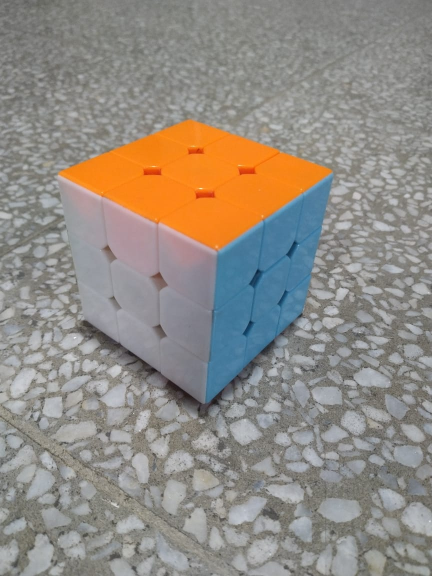
#> input picture PA2 - Camera Calibration/rubix.jpeg, 864 x 1152 px (shown at 1/2 size)
$ jupyter execute CV_PA_2_21100042.ipynb   (shell and % lines are left out)
#> lines starting #> are read from the running program, lines starting #| are printed output that depends on the picture; after the words box and inside, x2 and y2 are one past the last pixel; in counts of white or black regions, pixels touching at a corner belong together
## Computer Vision(CS 436, CS5310, EE513) Programming Assignment#2

###  In this part of assignment you'll be determining the intrinsic and extrinsic parameters of a your mobile phone camera using camera calibration techniques.
### Undergrad students have to strictly follow the handout and implement the procedure outlined in the handout. Grad students can follow the handout and get full marks but they are free to experiment and they can look at other ways of finding the projection matrix but keep in mind that you are not allowed to copy code or pictures, the picture you use for calibration should be your own and should be taken from you own mobile phone camera. You should be able to explain every step of your implementation.
### For this assignment we are using the direct linear transformation method

[cell 1]
#Imports
import matplotlib
import cv2
from mpl_toolkits import mplot3d
from matplotlib import pyplot as plt
from matplotlib import cm
from matplotlib import image as mpimg
from matplotlib.pyplot import figure
import seaborn as sns
import numpy as np
import matplotlib.pylab as pl
from matplotlib.colors import ListedColormap
import math

## Part 1 (30 marks for undergrad)
### Take image of a calibration object with your camera phone. Unlike shown in the lecture slides here you are required to choose an appropriate 3D calibration object (i.e. a nonplanar object, a rubiks cube for example) so that the world points on that object span a 3-dimensional space, and the image points are easy to mark. Place the calibration object on a horizontal plane, such as a tabletop, or floor, to take the image. Mark at least 20 image points as carefully as possible and establish their world coordinates in millimeters.
### From this data, compute the camera matrix P. Show the original points and the back-projected camera points on a single image and compute the average re-projection error.

[cell 2]
def making2Rows(x,y,a,b,c):
    return np.array([[a,b,c,1,0,0,0,0,-x*(a), -x*(b), -x*(c), -x], [0,0,0,0,a,b,c,1,-y*(a), -y*(b), -y*(c), -y]])

[cell 3]
def calculate_error(first,second):
    return np.sqrt(np.sum(pow(first[0] - second[0],2) + pow(first[1] - second[1],2)))

[cell 4]
import mpldatacursor


rubik = np.array(mpimg.imread('rubix.jpeg')) #replace this with your path of image
#> rubik is the input picture: shape (1152, 864, 3); mean R, G, B 145.7, 139.4, 131.8


import mpldatacursor
rubik_cube = np.array(mpimg.imread('rubix.jpeg'))

x=18
y=18
z=18

# 20 points
realWorldPoints = np.array([
    [0,0,0,0,18,18,18,18,36,36,36,36,54,54,54,54,54,0,0,0,18,0,0,0,0,0,36,36,18],
    [0,18,36,54,54,36,18,0,0,18,36,54,54,36,18,0,54,36,18,0,54,54,0,18,36,54,54,54,54],
    [0,0,0,0,0,0,0,0,0,0,0,0,0,0,0,0,54,18,18,18,18,18,36,36,36,36,36,18,36],
    [1,1,1,1,1,1,1,1,1,1,1,1,1,1,1,1,1,1,1,1,1,1,1,1,1,1,1,1,1]
])

# 20 points
pixs = np.array([
    [410,415,424,433,527,508,493,486,549,561,583,605,664,642,621,605,380,315,315,315,412,315,234,231,219,206,387,492,305],
    [803,724,621,505,440,555,658,733,671,599,499,384,347,453,543,624,231,562,664,742,387,447,684,609,510,395,300,343,343],
    [1,1,1,1,1,1,1,1,1,1,1,1,1,1,1,1,1,1,1,1,1,1,1,1,1,1,1,1,1]
])


C = making2Rows(410,803,0,0,0)
C = np.concatenate((C, making2Rows(415,724,0,y,0)), axis=0)
C = np.concatenate((C, making2Rows(424, 621,0,2*y,0)), axis=0)
C = np.concatenate((C, making2Rows(433,505,0,3*y,0)), axis=0)
C = np.concatenate((C, making2Rows(527,440,x,3*y,0)), axis=0)
C = np.concatenate((C, making2Rows(508,555,x,2*y,0)), axis=0)
C = np.concatenate((C, making2Rows(493,658,x,y,0)), axis=0)
C = np.concatenate((C, making2Rows(486,733,x,0,0)), axis=0)
C = np.concatenate((C, making2Rows(549,671,2*x,0,0)), axis=0)
C = np.concatenate((C, making2Rows(561,599,2*x,y,0)), axis=0)
C = np.concatenate((C, making2Rows(583,499,2*x,2*y,0)), axis=0)
C = np.concatenate((C, making2Rows(605,384,2*x,3*y,0)), axis=0)
C = np.concatenate((C, making2Rows(664,347,3*x,3*y,0)), axis=0)
C = np.concatenate((C, making2Rows(642,453,3*x,2*y,0)), axis=0)
C = np.concatenate((C, making2Rows(621,543,3*x,y,0)), axis=0)
C = np.concatenate((C, making2Rows(605,624,3*x,0,0)), axis=0)
C = np.concatenate((C, making2Rows(380,231,3*x,3*y,3*z)), axis=0)
C = np.concatenate((C, making2Rows(315,562,0,2*y,z)), axis=0)
C = np.concatenate((C, making2Rows(315,664,0,y,z)), axis=0)
C = np.concatenate((C, making2Rows(315,742,0,0,z)), axis=0)
################
C = np.concatenate((C, making2Rows(412,387,x,3*y,z)), axis=0)
C = np.concatenate((C, making2Rows(315,447,0,3*y,z)), axis=0)
C = np.concatenate((C, making2Rows(234,684,0,0,2*z)), axis=0)
C = np.concatenate((C, making2Rows(231,609,0,y,2*z)), axis=0)
C = np.concatenate((C, making2Rows(219,510,0,2*y,2*z)), axis=0)
C = np.concatenate((C, making2Rows(206,395,0,3*y,2*z)), axis=0)
C = np.concatenate((C, making2Rows(387,300,2*x,3*y,2*z)), axis=0)
C = np.concatenate((C, making2Rows(492,343,2*x,3*y,z)), axis=0)
C = np.concatenate((C, making2Rows(305,343,x,3*y,2*z)), axis=0)
L = C
############

U, S, V = np.linalg.svd(C)
End_col = V[V.shape[0]-1,:]
C = End_col.reshape((3,4))

################

projected = np.matmul(C,realWorldPoints)
lastCol = projected[-1]
projected = projected/lastCol

error1 = 0
for i in range(29):
    first = (pixs[0][i], pixs[1][i])
    second = (projected[0][i], projected[1][i])
    error = calculate_error(first,second)
    error1 = error1 + error

error1 = error1/29
print(f"The error is {error1}")

pixs = pixs.T
projected = np.asarray(projected.T,dtype = int)

# Real
for point in pixs:
    cv2.circle(rubik_cube,(point[0],point[1]),3,(0,255,0),3)
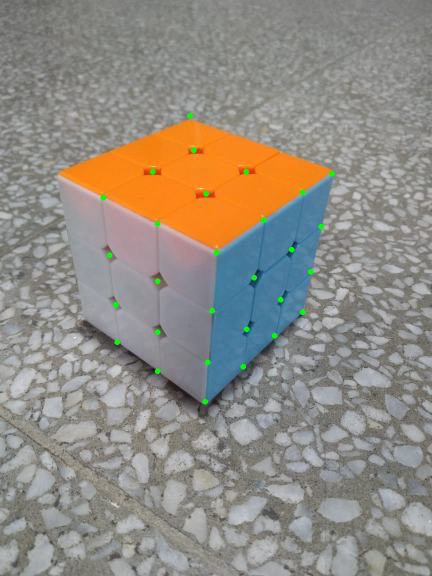
#> rubik_cube: shape (1152, 864, 3) (shown at 1/2 size); 0.28% of pixels changed, all inside (x1, y1, x2, y2) = (201, 226, 670, 809)

# Projected
for point in projected:
    cv2.circle(rubik_cube,(point[0],point[1]),3,(255,0,0),3)
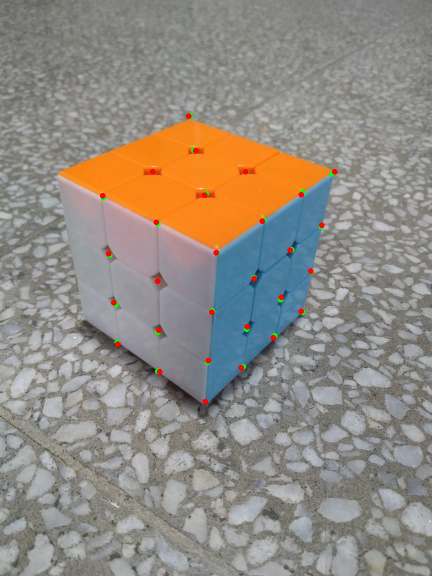
#> rubik_cube: shape (1152, 864, 3) (shown at 1/2 size); 0.28% of pixels changed, all inside (x1, y1, x2, y2) = (200, 227, 675, 809)

figure(dpi = 150)
plt.imshow(rubik_cube)
plt.show()

## Part 2 (10 marks)
### Since we are using direct linear transformation, you are required to implement QR decomposition of a matrix

[cell 5]
#TODO
def qr_decomposition(C):
    return np.linalg.qr(C)

## Part 3 (30 marks)
### Compute camera center C, intrinsic matrix K and Rotation matrix R. Generate a 3D figure which shows the calibration points, the camera center and the orientation of the camera in 3D (You also have to plot the points for 3d calibration object as well)

[cell 6]
import cv2

U, S, V = np.linalg.svd(C)
# print(V)
End_row = V[V.shape[0]-1,:]
# print(End_row)
P = End_row.reshape((4,1))
# print(P[3])
# print("\n\n")

# This would normalize the matrix
P = P/P[-1]
print("Camera center")
print(P)

# print("\n")

# print(C)

K_and_R = np.delete(C, -1, axis=1)
# print("K and R together")
# print(K_and_R)

R, K = qr_decomposition(K_and_R)

# [5 lines of commented-out code are left out]

print("R matrix")
print(R)
K = K/K[2][2]
print("K Matrix")
print(K)
print("\nThe camera center is marked in blue")
print("The calibration points are marked in red")


# [15 lines of commented-out code are left out]
fig = plt.figure()
ax = fig.add_subplot(111, projection='3d')

for i in range(29):
    xs = realWorldPoints[0][i]
    ys = realWorldPoints[1][i]
    zs = realWorldPoints[2][i]
    ax.scatter(xs, ys, zs, c='red')

ax.scatter(P[0], P[1], P[2],c='blue')
ax.set_xlabel('X Label')
ax.set_ylabel('Y Label')
ax.set_zlabel('Z Label')

plt.show()
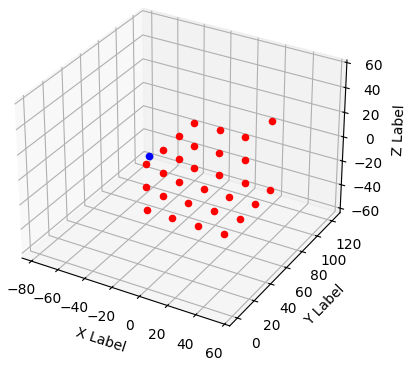
#> figure drawn by matplotlib, 1 panel

# Orientation of the camera still left

## Part 4 (20 marks)
### Search for the sensor information of your camera on the web. From this information, compute the focal length in mm. The following link may be useful to look up sensor sizes in mm(since most smartphone sensor sizes will be quoted in inches):
https://www.digicamdb.com/sensor-sizes/
### now re-plot everything along with the principal point of camera

[cell 7]
sensor_height = 24
sensor_width = 26

mx = 864/sensor_width
my = 1152/sensor_height

fx = K[0][0]/mx
fy = K[1][1]/my

print("The focal length fx and fy is",fx,fy)
print("\nThe principal point is marked in green")
print("The camera center is marked in blue")
print("The calibration points are marked in red")


fig = plt.figure()
ax = fig.add_subplot(111, projection='3d')

for i in range(29):
    xs = realWorldPoints[0][i]
    ys = realWorldPoints[1][i]
    zs = realWorldPoints[2][i]
    ax.scatter(xs, ys, zs, c='red')

ax.scatter(P[0], P[1], P[2],c='blue')
ax.scatter(K[0][2], K[1][2], K[2][2], c = "green")

ax.set_xlabel('X Label')
ax.set_ylabel('Y Label')
ax.set_zlabel('Z Label')

plt.show()
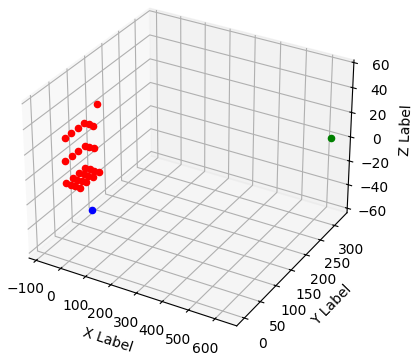
#> figure drawn by matplotlib, 1 panel
